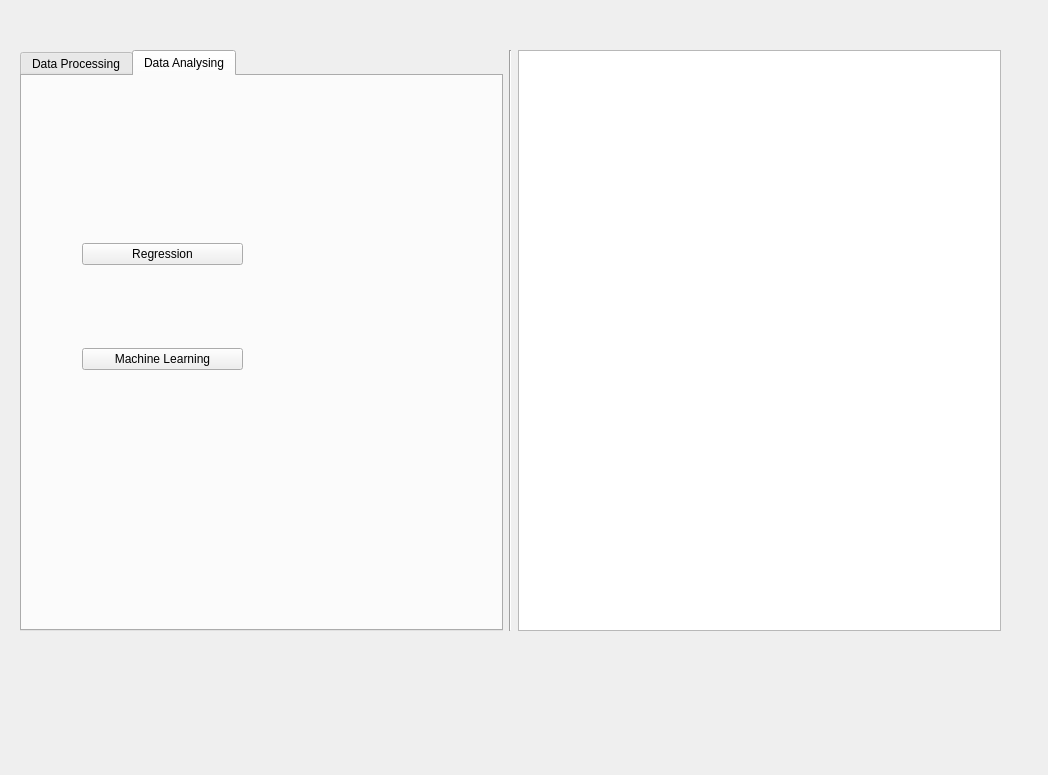
<?xml version="1.0" encoding="UTF-8"?>
<ui version="4.0">
 <class>Form</class>
 <widget class="QWidget" name="Form">
  <property name="geometry">
   <rect>
    <x>0</x>
    <y>0</y>
    <width>1048</width>
    <height>775</height>
   </rect>
  </property>
  <property name="windowTitle">
   <string>Form</string>
  </property>
  <widget class="QWidget" name="">
   <property name="geometry">
    <rect>
     <x>20</x>
     <y>50</y>
     <width>981</width>
     <height>581</height>
    </rect>
   </property>
   <layout class="QHBoxLayout" name="horizontalLayout">
    <item>
     <widget class="QTabWidget" name="TabW">
      <property name="currentIndex">
       <number>1</number>
      </property>
      <widget class="QWidget" name="tab">
       <property name="locale">
        <locale language="Armenian" country="Armenia"/>
       </property>
       <attribute name="title">
        <string>Data Processing</string>
       </attribute>
       <layout class="QVBoxLayout" name="verticalLayout">
        <item>
         <widget class="QPushButton" name="pushButton">
          <property name="text">
           <string>Miss Value Handling</string>
          </property>
         </widget>
        </item>
        <item>
         <widget class="QPushButton" name="pushButton_2">
          <property name="text">
           <string>Standardize</string>
          </property>
         </widget>
        </item>
        <item>
         <widget class="QPushButton" name="pushButton_3">
          <property name="text">
           <string>Dimensionality Reduction</string>
          </property>
         </widget>
        </item>
       </layout>
      </widget>
      <widget class="QWidget" name="tab_2">
       <attribute name="title">
        <string>Data Analysing</string>
       </attribute>
       <widget class="QWidget" name="">
        <property name="geometry">
         <rect>
          <x>60</x>
          <y>90</y>
          <width>161</width>
          <height>281</height>
         </rect>
        </property>
        <layout class="QVBoxLayout" name="verticalLayout_2">
         <item>
          <widget class="QPushButton" name="pushButton_4">
           <property name="text">
            <string>Regression</string>
           </property>
          </widget>
         </item>
         <item>
          <widget class="QPushButton" name="pushButton_5">
           <property name="text">
            <string>Machine Learning</string>
           </property>
          </widget>
         </item>
        </layout>
       </widget>
      </widget>
     </widget>
    </item>
    <item>
     <widget class="Line" name="line">
      <property name="orientation">
       <enum>Qt::Vertical</enum>
      </property>
     </widget>
    </item>
    <item>
     <widget class="QPlainTextEdit" name="plainTextEdit"/>
    </item>
   </layout>
  </widget>
 </widget>
 <resources/>
 <connections/>
</ui>
